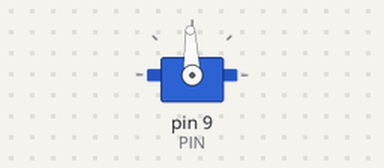
A sketch run on a simulated Arduino Uno, built with avr-gcc and run on an emulated ATmega328P. Parts: servo.

Above: at 0.15 s.
Timing chart, 0 to 40.0 s (numbered marks = the images above):
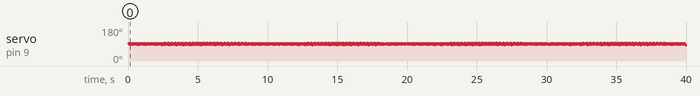

The sketch:

Servo.ino
```cpp
#include <Servo.h>
Servo sv;

const int PIN = 9;
const int CENTER = 1500;      // 中心脈衝
const float F = 8.0;          // 震顫頻率 (Hz)
const int AMP_US = 80;        // ±15 μs → 約 P-P = 2 mm (臂長約 30 mm)
const float DITHER_F = 80.0;  // 微抖動頻率
const int DITHER_US = 10;      // ±8 μs 抖動 (幫助克服死區)

void setup() {
  sv.attach(PIN, 500, 2500);
  sv.writeMicroseconds(CENTER); // 歸中
}

void loop() {
  const float t = micros() / 1e6; // 秒
  float carrier = sinf(2.0f * PI * F * t);
  float dither  = sinf(2.0f * PI * DITHER_F * t);
  int pulse = CENTER + (int)(carrier * AMP_US + dither * DITHER_US);
  sv.writeMicroseconds(pulse);
  delayMicroseconds(1500); // 節流
}

// #include <Servo.h>
// Servo sv;

// const int PIN = 9;

// // 假設 1500 為大概停止點，不需要精準
// const int BASE = 1500;

// // 震顫頻率 (速度反轉頻率)
// const float F = 4.0f;

// // 速度幅度（越大越明顯），建議先從小的開始
// int AMP_US = 500;

// // 微抖動：幫助跨死區（可設 0 禁用）
// const float DITHER_F = 75.0f;
// const int   DITHER_US = 6;

// // 自動偏移補償
// float autoOffset = 0;

// void setup() {
//   sv.attach(PIN, 1000, 2000);
// }

// void loop() {
//   const float t = micros() / 1e6f;
//   float carrier = sinf(2.0f * PI * F * t);
//   float dither  = sinf(2.0f * PI * DITHER_F * t);

//   // 核心：如果偏轉太多，offset 自動慢慢修回來
//   autoOffset *= 0.9995f;

//   int pulse = BASE + (int)(carrier * AMP_US + dither * DITHER_US + autoOffset);
//   pulse = constrain(pulse, 1000, 2000);

//   sv.writeMicroseconds(pulse);
//   delay(8);
// }

// #include <Servo.h>
// Servo sv;

// void setup() {
//   sv.attach(9); // D9
// }

// void loop() {
//   // 三段測試：逆轉 → 停止 → 正轉
//   sv.writeMicroseconds(1400);  // 向一邊轉
//   delay(2000);

//   sv.writeMicroseconds(1500);  // 停止
//   delay(2000);

//   sv.writeMicroseconds(1600);  // 向另一邊轉
//   delay(2000);
// }
```
